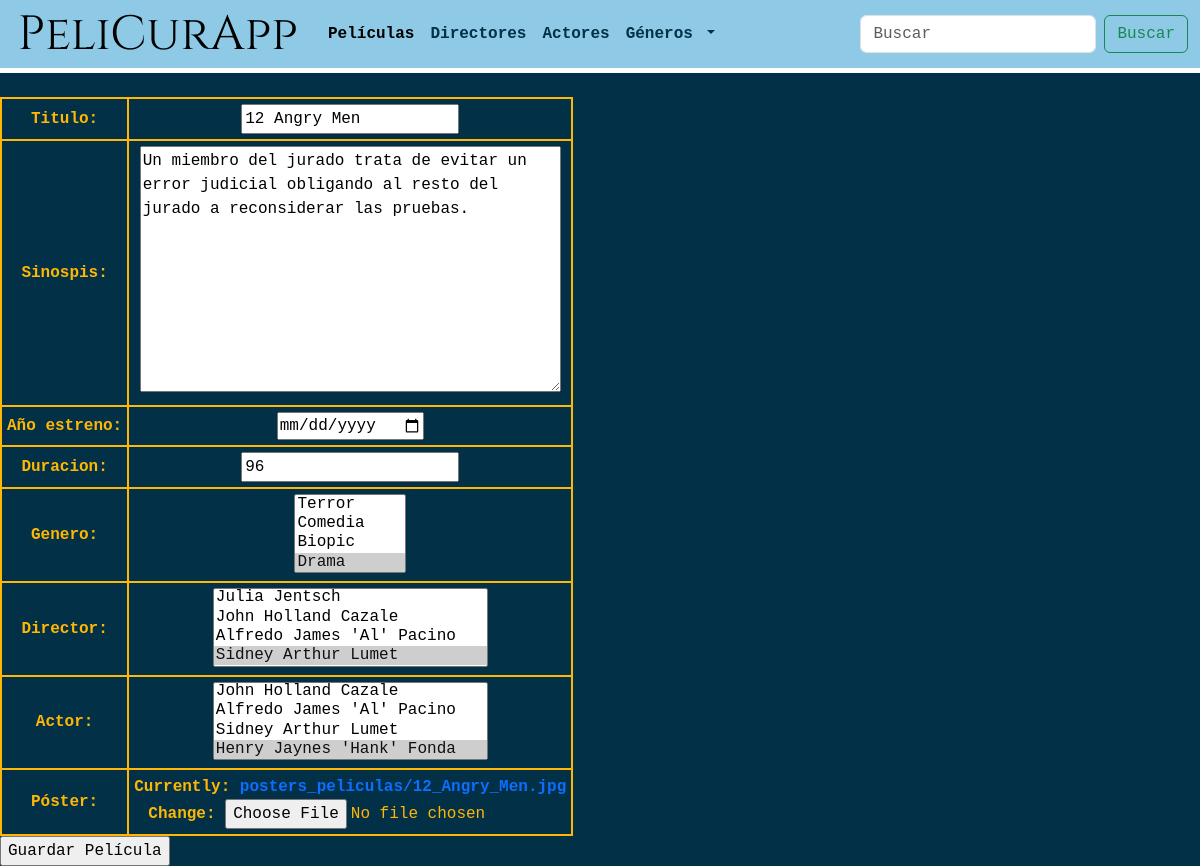
The app's page /pelicurapp/pelicula/4/update/ with its own data.
### peliCura/models.py (models this page shows, shortened)
class Pelicula(models.Model):
    manager = PeliculaManager()
    titulo = models.CharField("Titulo", max_length=100) # <input type="text"> en HTML
    sinopsis = models.TextField("Sinospis", max_length=500) # <textarea> en HTML
    anio_realizacion = models.DateField("Año estreno") # solo el año
    duracion = models.IntegerField(validators=[
        MinValueValidator(1),
        MaxValueValidator(1240) # 1240 minutos = 24 hs de duración
    ]) # timedelta(days, seconds, miliseconds) en Python
    genero = models.ManyToManyField(Genero) # Relación muchos a muchos con Género
    director = models.ManyToManyField(Persona, related_name="director") # Relación muchos a muchos con Persona
    actor = models.ManyToManyField(Persona, related_name="actor") # Relación muchos a muchos con Persona
    puntuacion = models.FloatField("Puntuacion", default=0) # <input type="number"> y Float
    poster = models.ImageField("Póster", upload_to='posters_peliculas', null=True)

### peliCura/views.py (the view, shortened to what this page needs)
# urls.py: path('pelicurapp/pelicula/<int:pk>/update/', EditarPelicula.as_view(), name="editar-pelicula"),
class EditarPelicula(UpdateView):
   model = Pelicula
   fields = ['titulo', 'sinopsis', 'anio_realizacion', 'duracion', 'genero',
             'director', 'actor', 'poster']
   template_name = "pelicula_form.html"

### peliCura/models.py (called while the page is built)
    def __str__(self) -> str:
        if self.nombre_artistico:
            return f"{self.nombre} '{self.nombre_artistico}' {self.apellido}"
        else:
          return f"{self.nombre} {self.apellido}"

    def __str__(self) -> str:
      return self.nombre

### peliCura/templates/pelicula_form.html (shortened to what this page needs)
{% extends 'base_template.html' %}
{% load static %}
{% block contenido %}
<form enctype="multipart/form-data" action="" method="post">
  <table>
    {% for field in form %}
      <tr>
        <th>{{ field.label_tag }}</th>
        <td>
          {% if field.name == 'anio_realizacion' %}
            <input type="date" name="{{ field.name }}" value="{{ field.value }}">
          {% elif field.name == 'duracion' %}
            <input type="number" name="{{ field.name }}" value="{{ field.value }}">
          {% else %}
            {{ field }}
          {% endif %}
        </td>
      </tr>
    {% endfor %}
  </table>
  <input type="submit" value="Guardar Película"/>
</form>
{% endblock %}

### peliCura/static/peliCura/css/main.css (style rules this page uses)
:root { --skyBlue: #8ecae6; --blueGreen: #219ebc; --prussianBlue: #023047; --selectiveYellow: #ffb703; --UTOrange: #fb8500; }
body { background-color: var(--prussianBlue); color: var(--selectiveYellow); font-family: monospace; font-weight: bold; }
table, th, td { border: 2px solid var(--selectiveYellow); border-collapse: collapse; text-align: center; padding: 5px 5px; width: fit-content; }
a:link, a:visited, a:hover, a:active { text-decoration: none; }

### records on screen
Pelicula: form "12 Angry Men" "Un miembro del jurado trata de evitar un error judicial obligando al resto del jurado a reconsiderar las pruebas."

### other values on screen
{{ field.label_tag }} "Titulo:" "Sinospis:" "Año estreno:" "Duracion:" "Genero:" "Director:" "Actor:" "Póster:"
